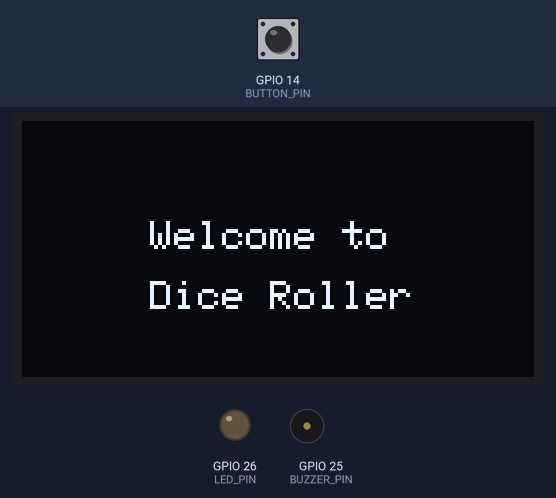
Bench run of a sketch on a simulated ESP32. On the bench: 128×64 one-colour display, output pins drawn as LEDs (lit = HIGH), buzzer (waves = sounding, pin HIGH). Inputs (shaded band) come from the test bench; at power-on: GPIO 14 (BUTTON_PIN) LOW. Random numbers use the default seed unless the sketch sets one; what the sketch prints to the serial monitor is not drawn.

Above: at 3.1 s.
At 7.3 s:
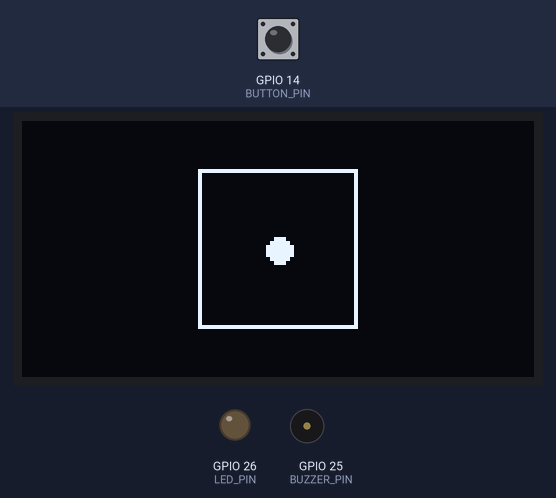
7.4 s: GPIO 14 (BUTTON_PIN) pulled HIGH for 0.15 s
At 7.61 s:
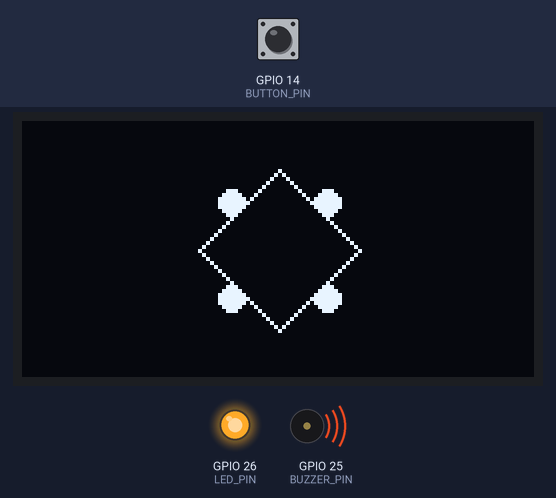
At 7.99 s:
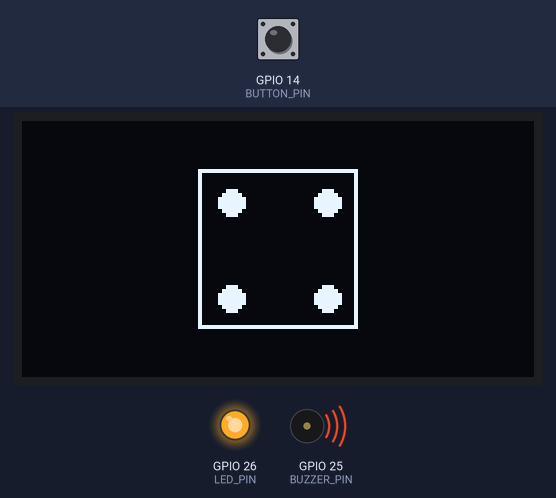
Timing chart, 0 to 10.4 s (numbered marks = the images above; inputs shaded):
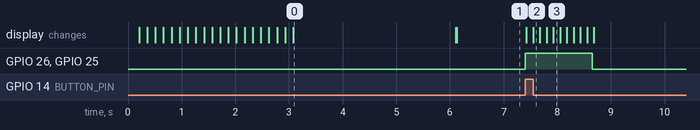

The sketch:

DICE_ROLER.ino
```cpp
#include <Wire.h>
#include <Adafruit_GFX.h>
#include <Adafruit_SSD1306.h>

#define SCREEN_WIDTH 128
#define SCREEN_HEIGHT 64
#define OLED_RESET    -1
Adafruit_SSD1306 display(SCREEN_WIDTH, SCREEN_HEIGHT, &Wire, OLED_RESET);

// Pins
#define BUTTON_PIN 14
#define BUZZER_PIN 25
#define LED_PIN    26

bool buttonPressed = false;
unsigned long lastInputTime = 0;
bool inScreensaver = false;
const int idleTimeout = 15000;

// 8x8 star bitmap for screensaver
const unsigned char starBitmap[] PROGMEM = {
  0b00011000,
  0b00111100,
  0b01111110,
  0b11111111,
  0b01111110,
  0b00111100,
  0b00011000,
  0b00000000
};

// Dice dot layout (3x3) - true = dot present
bool diceDots[6][9] = {
  {0,0,0, 0,1,0, 0,0,0},  // 1
  {1,0,0, 0,0,0, 0,0,1},  // 2
  {1,0,0, 0,1,0, 0,0,1},  // 3
  {1,0,1, 0,0,0, 1,0,1},  // 4
  {1,0,1, 0,1,0, 1,0,1},  // 5
  {1,0,1, 1,0,1, 1,0,1}   // 6
};

// Draw rotated square (approximated angular effect)
void drawRotatedSquare(int cx, int cy, int size, bool rotate) {
  int half = size / 2;

  if (!rotate) {
    display.drawRect(cx - half, cy - half, size, size, WHITE);
  } else {
    // Rotate corners by 45° approx (square to diamond)
    int x0 = cx;
    int y0 = cy - half;
    int x1 = cx + half;
    int y1 = cy;
    int x2 = cx;
    int y2 = cy + half;
    int x3 = cx - half;
    int y3 = cy;

    display.drawLine(x0, y0, x1, y1, WHITE);
    display.drawLine(x1, y1, x2, y2, WHITE);
    display.drawLine(x2, y2, x3, y3, WHITE);
    display.drawLine(x3, y3, x0, y0, WHITE);
  }
}

// Draw single dice face with optional rotation
void drawDiceFace(int number, bool rotate = false) {
  display.clearDisplay();
  int diceSize = 40;
  int cx = SCREEN_WIDTH / 2;
  int cy = SCREEN_HEIGHT / 2;

  // Draw square or rotated border
  drawRotatedSquare(cx, cy, diceSize, rotate);

  // Dot spacing and radius
  int spacing = 12;
  int dotRadius = 3;
  int dx[] = {-spacing, 0, spacing};
  int dy[] = {-spacing, 0, spacing};

  for (int i = 0; i < 9; i++) {
    if (diceDots[number - 1][i]) {
      int row = i / 3;
      int col = i % 3;

      int x = cx + dx[col];
      int y = cy + dy[row];

      // Apply 45° rotation (approximation)
      if (rotate) {
        int temp = x;
        x = cx + (y - cy);
        y = cy + (temp - cx);
      }

      display.fillCircle(x, y, dotRadius, WHITE);
    }
  }

  display.display();
}

// Screensaver
void showScreensaver() {
  static int yOffset = -8;
  display.clearDisplay();
  for (int i = 0; i < 6; i++) {
    int x = 10 + i * 20;
    int y = (yOffset + i * 7) % SCREEN_HEIGHT;
    display.drawBitmap(x, y, starBitmap, 8, 8, WHITE);
  }
  display.display();
  yOffset += 2;
  if (yOffset > SCREEN_HEIGHT) yOffset = -8;
  delay(50);
}

// Rolling animation with border rotation
void animateDiceRoll() {
  Serial.println("Rolling dice...");
  digitalWrite(LED_PIN, HIGH);
  digitalWrite(BUZZER_PIN, HIGH);

  for (int i = 0; i < 10; i++) {
    int temp = random(1, 7);
    bool rotate = (i % 2 == 1);  // Alternate rotation
    drawDiceFace(temp, rotate);
    delay(100);
  }

  digitalWrite(LED_PIN, LOW);
  digitalWrite(BUZZER_PIN, LOW);
}

// Welcome screen
void showWelcomeScreen() {
  display.clearDisplay();
  display.setTextSize(1);
  display.setTextColor(WHITE);

  for (int y = -8; y < SCREEN_HEIGHT + 8; y += 2) {
    display.clearDisplay();
    for (int i = 0; i < 6; i++) {
      int x = 10 + i * 20;
      int yOffset = (y + i * 7) % SCREEN_HEIGHT;
      display.drawBitmap(x, yOffset, starBitmap, 8, 8, WHITE);
    }
    display.display();
    delay(50);
  }

  display.clearDisplay();
  display.setCursor(20, 25);
  display.println("  Welcome to");
  display.setCursor(20, 40);
  display.println("  Dice Roller");
  display.display();
  delay(3000);
  display.clearDisplay();
  display.display();
}

void setup() {
  pinMode(BUTTON_PIN, INPUT);
  pinMode(BUZZER_PIN, OUTPUT);
  pinMode(LED_PIN, OUTPUT);

  Serial.begin(115200);
  Serial.println("Dice Roller starting...");

  if (!display.begin(SSD1306_SWITCHCAPVCC, 0x3C)) {
    Serial.println("OLED not found");
    while (1);
  }

  randomSeed(analogRead(0));
  showWelcomeScreen();
  drawDiceFace(1);
  lastInputTime = millis();
}

void loop() {
  bool state = digitalRead(BUTTON_PIN);

  if (inScreensaver && state == HIGH) {
    Serial.println("Exiting screensaver...");
    inScreensaver = false;
    drawDiceFace(1);
    delay(300);
  }

  if (inScreensaver) {
    showScreensaver();
    return;
  }

  if (state == HIGH && !buttonPressed) {
    buttonPressed = true;
    lastInputTime = millis();

    animateDiceRoll();
    int result = random(1, 7);
    drawDiceFace(result);
    Serial.print("Final Dice Face: ");
    Serial.println(result);
  }

  if (state == LOW && buttonPressed) {
    buttonPressed = false;
  }

  if (!buttonPressed && millis() - lastInputTime > idleTimeout) {
    Serial.println("Entering screensaver...");
    inScreensaver = true;
  }
}
```

Measured:
- after the input at 7.4 s, GPIO 26 (LED_PIN), GPIO 25 (BUZZER_PIN): LOW → HIGH at once, → LOW 1.3 s later; the display: first changes at once (image 2 shows a later state)
- what the display in image 0 shows lasts 3.0 s, from 3.1 s to 6.1 s
